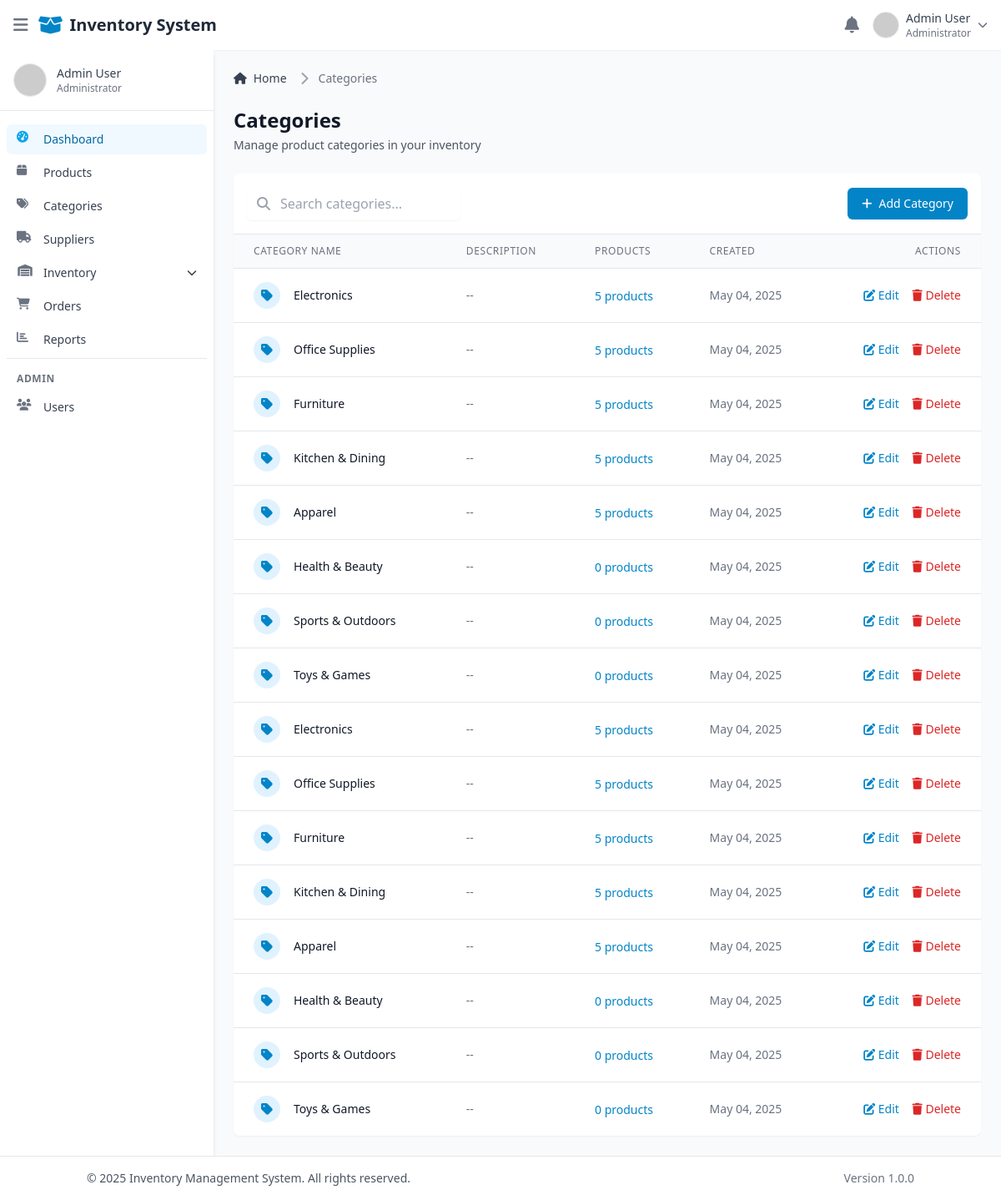
Page /categories/ (signed in) on the committed database.
### main_app/models.py (models this page shows, shortened)
class Category(models.Model):
    name = models.CharField(max_length=200)
    description = models.TextField(blank=True, null=True)
    created_at = models.DateTimeField(auto_now_add=True, null=True)
    updated_at = models.DateTimeField(auto_now=True, null=True)
    class Meta:
        verbose_name_plural = "Categories"

### main_app/views.py (the view, shortened to what this page needs)
# urls.py: path('categories/', views.categories, name='categories'),
@login_required
def categories(request):
    all_categories = Category.objects.annotate(product_count=Count('products'))
    context = {
        'categories': all_categories
    }
    return render(request, 'categories.html', context)

### main_app/views.py (called while the page is built)
def notifications_processor(request):
    if request.user.is_authenticated:
        unread_count = Notification.objects.filter(recipient=request.user, is_read=False).count()
        recent_notifications = Notification.objects.filter(recipient=request.user).order_by('-created_at')[:5]
        return {
            'unread_notification_count': unread_count,
            'recent_notifications': recent_notifications,
        }
    return {
        'unread_notification_count': 0,
        'recent_notifications': [],
    }

### templates/categories.html (shortened to what this page needs)
{% extends 'base.html' %}
{% block breadcrumbs %}
<li aria-current="page">
    <div class="flex items-center">
        <i class="fas fa-chevron-right text-gray-400 mx-1"></i>
        <span class="ml-1 text-sm font-medium text-gray-500 md:ml-2">Categories</span>
    </div>
</li>
{% endblock %}
{% block page_title %}Categories{% endblock %}
{% block page_subtitle %}Manage product categories in your inventory{% endblock %}
{% block content %}
<div x-data="{ showAddModal: false, showEditModal: false, showDeleteModal: false, currentCategory: null }">
    <div class="bg-white p-4 border-b border-gray-200 flex flex-col sm:flex-row justify-between items-center space-y-3 sm:space-y-0">
        <div class="w-full sm:w-64">
            <form method="get" action="{% url 'categories' %}">
                <div class="relative">
                    <input type="text" name="search" value="{{ request.GET.search|default:'' }}" placeholder="Search categories..."
                           class="w-full pl-10 pr-4 py-2 rounded-md border-gray-300 shadow-sm focus:border-primary-500 focus:ring-primary-500">
                    <div class="absolute inset-y-0 left-0 pl-3 flex items-center pointer-events-none">
                    </div>
                </div>
            </form>
        </div>
        <button @click="showAddModal = true" class="inline-flex items-center px-4 py-2 border border-transparent rounded-md shadow-sm text-sm font-medium text-white bg-primary-600 hover:bg-primary-700 focus:outline-none focus:ring-2 focus:ring-offset-2 focus:ring-primary-500">
            <i class="fas fa-plus mr-2"></i> Add Category
        </button>
    </div>
    <div class="overflow-x-auto">
        <table class="min-w-full divide-y divide-gray-200">
            <thead class="bg-gray-50">
                <tr>
                    <th scope="col" class="px-6 py-3 text-left text-xs font-medium text-gray-500 uppercase tracking-wider">
                        Category Name
                    </th>
                    <th scope="col" class="px-6 py-3 text-left text-xs font-medium text-gray-500 uppercase tracking-wider">
                        Description
                    </th>
                    <th scope="col" class="px-6 py-3 text-left text-xs font-medium text-gray-500 uppercase tracking-wider">
                        Products
                    </th>
                    <th scope="col" class="px-6 py-3 text-left text-xs font-medium text-gray-500 uppercase tracking-wider">
                        Created
                    </th>
                    <th scope="col" class="px-6 py-3 text-right text-xs font-medium text-gray-500 uppercase tracking-wider">
                        Actions
                    </th>
                </tr>
            </thead>
            <tbody class="bg-white divide-y divide-gray-200">
                {% for category in categories %}
                <tr class="hover:bg-gray-50">
                    <td class="px-6 py-4 whitespace-nowrap">
                        <div class="flex items-center">
                            <div class="flex-shrink-0 h-8 w-8 rounded-full bg-primary-100 flex items-center justify-center">
                                <i class="fas fa-tag text-primary-600"></i>
                            </div>
                            <div class="ml-4">
                                <div class="text-sm font-medium text-gray-900">{{ category.name }}</div>
                            </div>
                        </div>
                    </td>
                    <td class="px-6 py-4">
                        <div class="text-sm text-gray-500 max-w-xs truncate">{{ category.description|default:"--" }}</div>
                    </td>
                    <td class="px-6 py-4 whitespace-nowrap">
                        <a href="{% url 'products' %}?category={{ category.id }}" class="text-sm text-primary-600 hover:text-primary-900">
                            {{ category.product_count }} products
                        </a>
                    </td>
                    <td class="px-6 py-4 whitespace-nowrap text-sm text-gray-500">
                        {{ category.created_at|date:"M d, Y" }}
                    </td>
                    <td class="px-6 py-4 whitespace-nowrap text-right text-sm font-medium">
                        <button @click="currentCategory = {{ category.id }}; showEditModal = true" class="text-primary-600 hover:text-primary-900 mr-3">
                            <i class="fas fa-edit"></i> Edit
                        </button>
                        <button @click="currentCategory = {{ category.id }}; showDeleteModal = true" class="text-red-600 hover:text-red-900">
                            <i class="fas fa-trash"></i> Delete
                        </button>
                    </td>
                </tr>
                {% endfor %}
            </tbody>
        </table>
    </div>
</div>
{% endblock %}

### rows in the picture
Category: name "Electronics", description "--", product_count "5", created_at "May 04, 2025"
Category: name "Office Supplies", description "--", product_count "5", created_at "May 04, 2025"
Category: name "Furniture", description "--", product_count "5", created_at "May 04, 2025"
Category: name "Kitchen & Dining", description "--", product_count "5", created_at "May 04, 2025"
Category: name "Apparel", description "--", product_count "5", created_at "May 04, 2025"
Category: name "Health & Beauty", description "--", product_count "0", created_at "May 04, 2025"
Category: name "Sports & Outdoors", description "--", product_count "0", created_at "May 04, 2025"
Category: name "Toys & Games", description "--", product_count "0", created_at "May 04, 2025"
Category: name "Electronics", description "--", product_count "5", created_at "May 04, 2025"
Category: name "Office Supplies", description "--", product_count "5", created_at "May 04, 2025"
Category: name "Furniture", description "--", product_count "5", created_at "May 04, 2025"
Category: name "Kitchen & Dining", description "--", product_count "5", created_at "May 04, 2025"
Category: name "Apparel", description "--", product_count "5", created_at "May 04, 2025"
Category: name "Health & Beauty", description "--", product_count "0", created_at "May 04, 2025"
Category: name "Sports & Outdoors", description "--", product_count "0", created_at "May 04, 2025"
Category: name "Toys & Games", description "--", product_count "0", created_at "May 04, 2025"
